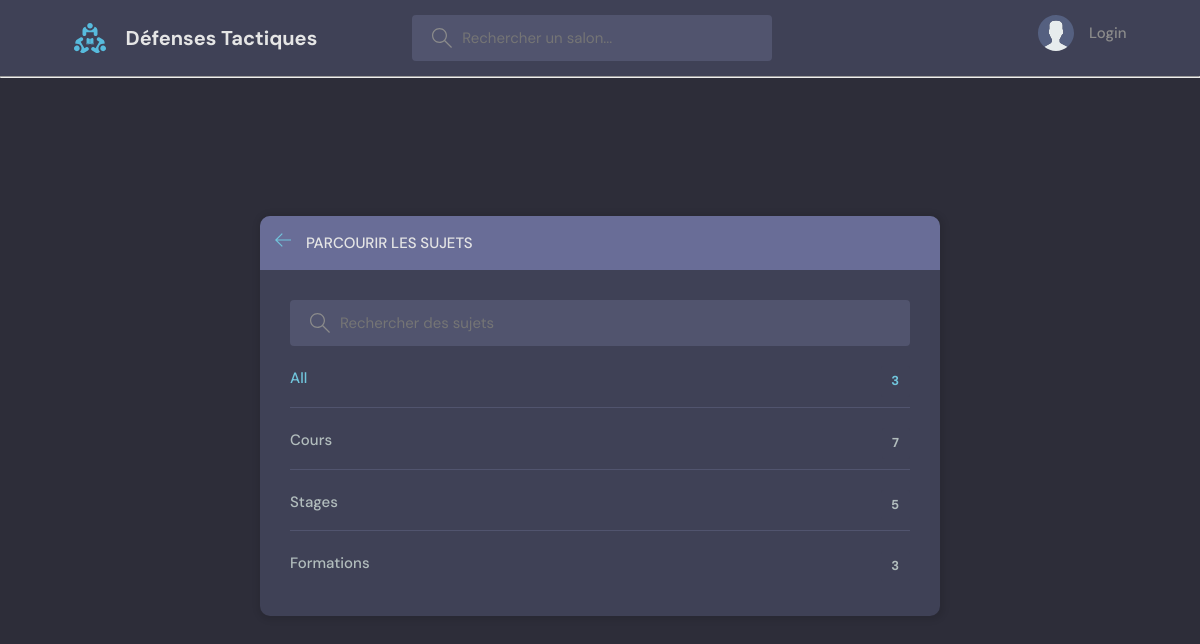
/topics, run on an earlier commit of the app's database.
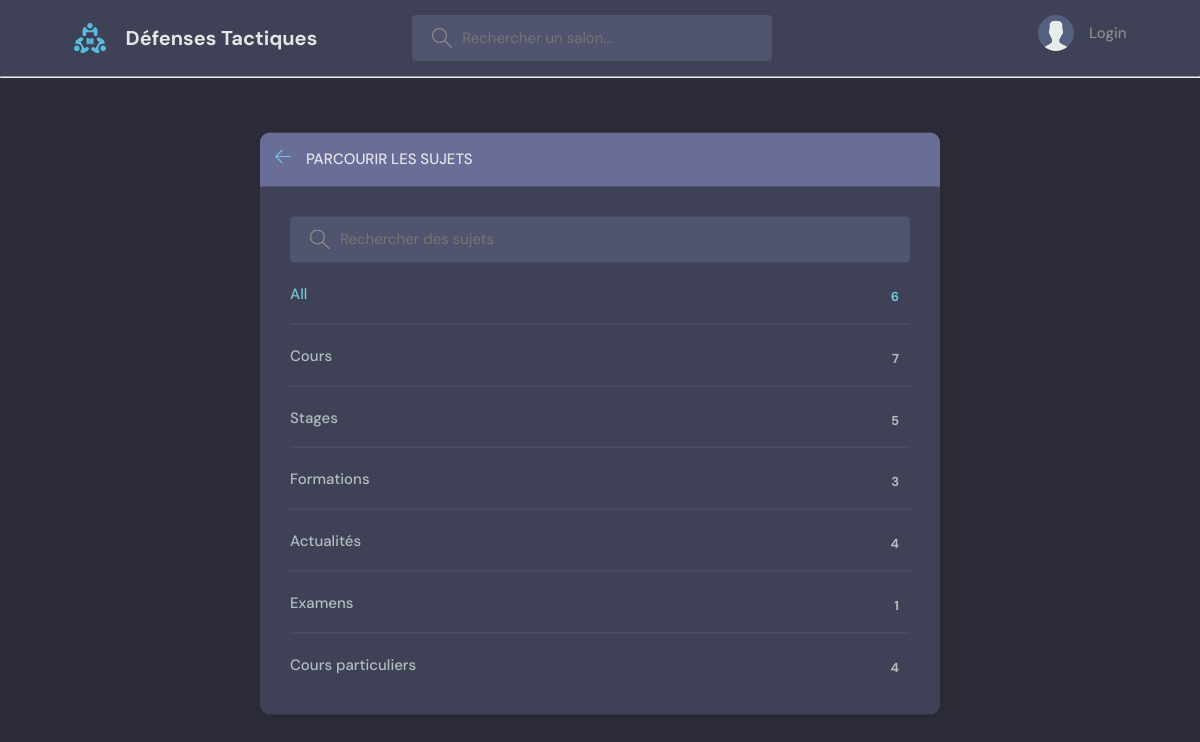
And on a later commit of the database.
### base/models.py (models this page shows, shortened)
class Topic(models.Model):
    name = models.CharField(max_length=200)

### base/views.py (the view)
# urls.py: path('topics', views.topicsPage, name="topics"),
def topicsPage(request):
    q = request.GET.get('q') if request.GET.get('q') != None else ''
    topics = Topic.objects.filter(name__icontains=q)
    return render(request, 'base/topics.html', {'topics': topics})

### base/templates/base/topics.html (shortened to what this page needs)
{% extends 'main.html' %}
{% block content %}
    <main class="create-room layout">
      <div class="container">
        <div class="layout__box">
          <div class="layout__boxHeader">
            <div class="layout__boxTitle">
              <a href="{% url 'home' %}">
                <svg version="1.1" xmlns="http://www.w3.org/2000/svg" width="32" height="32" viewBox="0 0 32 32">
                  <title>arrow-left</title>
                  <path
                    d="M13.723 2.286l-13.723 13.714 13.719 13.714 1.616-1.611-10.96-10.96h27.625v-2.286h-27.625l10.965-10.965-1.616-1.607z"
                  ></path>
                </svg>
              </a>
              <h3>Parcourir les sujets</h3>
            </div>
          </div>
          <div class="topics-page layout__body">
            <form class="header__search" action="" method="""GET>
              <label>
                <input name="q" placeholder="Rechercher des sujets" />
              </label>
            </form>
            <ul class="topics__list">
              <li>
                <a href="/" class="active">All <span>{{ topics.count }}</span></a>
              </li>
              {% for topic in topics %}
                <li>
                  <a href="{% url 'home' %}?q={{ topic.name }}">{{ topic.name }}<span>{{ topic.room_set.all.count }}</span></a>
                </li>
              {% endfor %}
            </ul>
          </div>
        </div>
      </div>
    </main>
{% endblock %}

What changed in the data, as far as the page shows it:
added Topic: name "Actualités", room_set.all.count "4"
added Topic: name "Examens", room_set.all.count "1"
added Topic: name "Cours particuliers", room_set.all.count "4"
Also different on the page:
{{ topics.count }}: "3" → "6"
